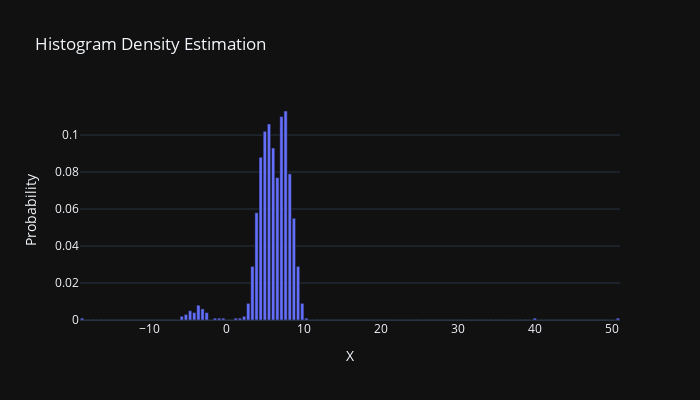

Source (notebook cell):
### Code cell
# plot histogram density estimation
bins = np.arange(x0, x1 + h, h)

centers = bins[:-1] + h/2  # centri dei bin

fig = px.bar(x=centers, y=prob_hist,
             title="Histogram Density Estimation",
             labels={"x": "X", "y": "Probability"},
             width=700, height=400)
fig.show()

### Figure 1 — Plotly figure (JSON) as saved in the notebook; plotly's stock layout.template omitted (floating-point values rounded to 4 significant figures; data arrays with more than 128 entries replaced by an {"elided": "..."} marker saying what was removed)
{"data": [{"hovertemplate": "X=%{x}<br>Probability=%{y}<extra></extra>", "legendgroup": "", "marker": {"color": "#636efa", "pattern": {"shape": ""}}, "name": "", "orientation": "v", "showlegend": false, "textposition": "auto", "x": {"elided": "130 float values"}, "xaxis": "x", "y": {"elided": "130 float values"}, "yaxis": "y", "type": "bar"}], "layout": {"xaxis": {"anchor": "y", "domain": [0.0, 1.0], "title": {"text": "X"}}, "yaxis": {"anchor": "x", "domain": [0.0, 1.0], "title": {"text": "Probability"}}, "legend": {"tracegroupgap": 0}, "title": {"text": "Histogram Density Estimation"}, "barmode": "relative", "height": 400, "width": 700}}
